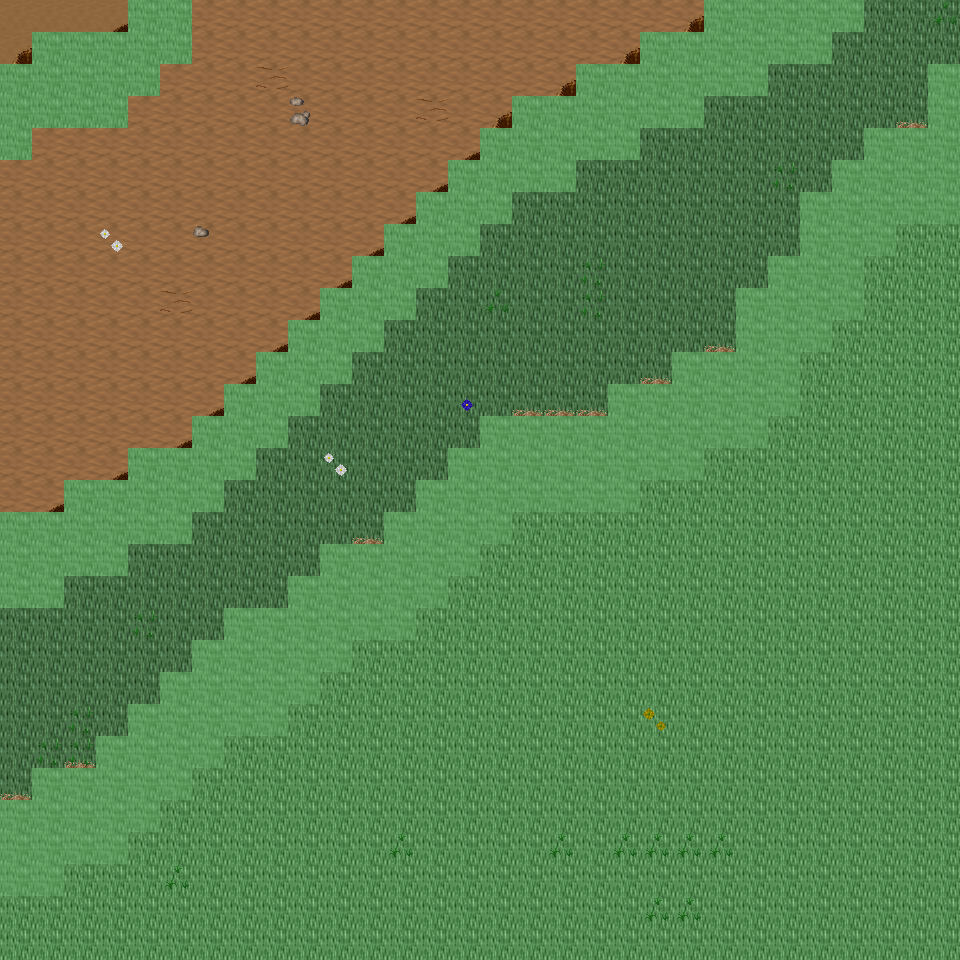

A level layout from a 2D game, rendered from its tile map. Below: a short description, then the map file with tile-grid data replaced by summaries:
An orthogonal 30x30 tile map with 32x32 px tiles, 6 tile layers (Ground, Object, Object2, Above, ...), 37 tilesets and 10 objects (10x mapExit).

<map version="1.0" orientation="orthogonal" renderorder="right-down" width="30" height="30" tilewidth="32" tileheight="32" nextobjectid="11">
  <tileset firstgid="1" name="tileset_ground_ground" tilewidth="32" tileheight="32" tilecount="33" columns="3">
    <image source="../drawable/tileset_ground_ground.png" width="96" height="352" />
  </tileset>
  <tileset firstgid="34" name="tileset_ground_ridge_earth_dark" tilewidth="32" tileheight="32" tilecount="96" columns="12">
    <image source="../drawable/tileset_ground_ridge_earth_dark.png" width="384" height="256" />
  </tileset>
  <tileset firstgid="130" name="tileset_ground_ridge_earth_pale" tilewidth="32" tileheight="32" tilecount="96" columns="12">
    <image source="../drawable/tileset_ground_ridge_earth_pale.png" width="384" height="256" />
  </tileset>
  <tileset firstgid="226" name="tileset_ground_earth_edges" tilewidth="32" tileheight="32" tilecount="18" columns="6">
    <image source="../drawable/tileset_ground_earth_edges.png" width="192" height="96" />
  </tileset>
  <tileset firstgid="244" name="tileset_ground_rock_pebbles" tilewidth="32" tileheight="32" tilecount="3" columns="1">
    <image source="../drawable/tileset_ground_rock_pebbles.png" width="32" height="96" />
  </tileset>
  <tileset firstgid="247" name="tileset_plant_grasses" tilewidth="32" tileheight="32" tilecount="6" columns="3">
    <image source="../drawable/tileset_plant_grasses.png" width="96" height="64" />
  </tileset>
  <tileset firstgid="253" name="tileset_plant_flower_daisy_yellow" tilewidth="32" tileheight="32" tilecount="8" columns="2">
    <image source="../drawable/tileset_plant_flower_daisy_yellow.png" width="64" height="128" />
  </tileset>
  <tileset firstgid="261" name="tileset_plant_bush_bushes" tilewidth="32" tileheight="32" tilecount="10" columns="5">
    <image source="../drawable/tileset_plant_bush_bushes.png" width="160" height="64" />
  </tileset>
  <tileset firstgid="271" name="tileset_plant_flower_daisy_red" tilewidth="32" tileheight="32" tilecount="8" columns="2">
    <image source="../drawable/tileset_plant_flower_daisy_red.png" width="64" height="128" />
  </tileset>
  <tileset firstgid="279" name="tileset_plant_tree_tree_darkgreen" tilewidth="32" tileheight="32" tilecount="88" columns="8">
    <image source="../drawable/tileset_plant_tree_tree_darkgreen.png" width="256" height="352" />
  </tileset>
  <tileset firstgid="367" name="tileset_plant_flower_daisy_blue" tilewidth="32" tileheight="32" tilecount="8" columns="2">
    <image source="../drawable/tileset_plant_flower_daisy_blue.png" width="64" height="128" />
  </tileset>
  <tileset firstgid="375" name="tileset_item_corpse_skull_pale" tilewidth="32" tileheight="32" tilecount="2" columns="2">
    <image source="../drawable/tileset_item_corpse_skull_pale.png" width="64" height="32" />
  </tileset>
  <tileset firstgid="377" name="tileset_plant_vine" tilewidth="32" tileheight="32" tilecount="3" columns="1">
    <image source="../drawable/tileset_plant_vine.png" width="32" height="96" />
  </tileset>
  <tileset firstgid="380" name="tileset_plant_flower_daisy_white" tilewidth="32" tileheight="32" tilecount="8" columns="2">
    <image source="../drawable/tileset_plant_flower_daisy_white.png" width="64" height="128" />
  </tileset>
  <tileset firstgid="388" name="tileset_item_corpse_huge_animal" tilewidth="32" tileheight="32" tilecount="16" columns="2">
    <image source="../drawable/tileset_item_corpse_huge_animal.png" width="64" height="256" />
  </tileset>
  <tileset firstgid="404" name="tileset_building_fence_fence_chunky" tilewidth="32" tileheight="32" tilecount="21" columns="3">
    <image source="../drawable/tileset_building_fence_fence_chunky.png" width="96" height="224" />
  </tileset>
  <tileset firstgid="425" name="tileset_ground_eye" tilewidth="32" tileheight="32" tilecount="9" columns="3">
    <image source="../drawable/tileset_ground_eye.png" width="96" height="96" />
  </tileset>
  <tileset firstgid="434" name="tileset_logic_creature_gnome" tilewidth="32" tileheight="32" tilecount="6" columns="6">
    <image source="../drawable/tileset_logic_creature_gnome.png" width="192" height="32" />
  </tileset>
  <tileset firstgid="440" name="tileset_logic_creature_animal" tilewidth="32" tileheight="32" tilecount="32" columns="8">
    <image source="../drawable/tileset_logic_creature_animal.png" width="256" height="128" />
  </tileset>
  <tileset firstgid="472" name="tileset_logic_collision" tilewidth="32" tileheight="32" tilecount="1" columns="1">
    <image source="../drawable/tileset_logic_collision.png" width="32" height="32" />
  </tileset>
  <tileset firstgid="473" name="tileset_plant_tree_taller_trees" tilewidth="32" tileheight="32" tilecount="32" columns="8">
    <image source="../drawable/tileset_plant_tree_taller_trees.png" width="256" height="128" />
  </tileset>
  <tileset firstgid="505" name="tileset_plant_tree_spruce" tilewidth="32" tileheight="32" tilecount="6" columns="2">
    <image source="../drawable/tileset_plant_tree_spruce.png" width="64" height="96" />
  </tileset>
  <tileset firstgid="511" name="tileset_ground_blue_paving" tilewidth="32" tileheight="32" tilecount="2" columns="1">
    <image source="../drawable/tileset_ground_blue_paving.png" width="32" height="64" />
  </tileset>
  <tileset firstgid="513" name="tileset_ground_grass_edges" tilewidth="32" tileheight="32" tilecount="36" columns="12">
    <image source="../drawable/tileset_ground_grass_edges.png" width="384" height="96" />
  </tileset>
  <tileset firstgid="549" name="tileset_ground_grass_corners" tilewidth="32" tileheight="32" tilecount="24" columns="6">
    <image source="../drawable/tileset_ground_grass_corners.png" width="192" height="128" />
  </tileset>
  <tileset firstgid="573" name="tileset_logic_item_fruits" tilewidth="32" tileheight="32" tilecount="10" columns="10">
    <image source="../drawable/tileset_logic_item_fruits.png" width="256" height="64" />
  </tileset>
  <tileset firstgid="583" name="tileset_building_house_pink_blue" tilewidth="32" tileheight="32" tilecount="99" columns="11">
    <image source="../drawable/tileset_building_house_pink_blue.png" width="352" height="288" />
  </tileset>
  <tileset firstgid="682" name="tileset_building_fence_stone_fence_white" tilewidth="32" tileheight="32" tilecount="9" columns="3">
    <image source="../drawable/tileset_building_fence_stone_fence_white.png" width="96" height="96" />
  </tileset>
  <tileset firstgid="691" name="tileset_plant_tree_pine_tree" tilewidth="32" tileheight="32" tilecount="20" columns="4">
    <image source="../drawable/tileset_plant_tree_pine_tree.png" width="128" height="160" />
  </tileset>
  <tileset firstgid="711" name="tileset_furniture_chair_bench_wooden" tilewidth="32" tileheight="32" tilecount="8" columns="2">
    <image source="../drawable/tileset_furniture_chair_bench_wooden.png" width="64" height="128" />
  </tileset>
  <tileset firstgid="719" name="tileset_item_postbox" tilewidth="32" tileheight="32" tilecount="4" columns="2">
    <image source="../drawable/tileset_item_postbox.png" width="64" height="64" />
  </tileset>
  <tileset firstgid="723" name="tileset_logic_portal" tilewidth="32" tileheight="32" tilecount="24" columns="8">
    <image source="../drawable/tileset_logic_portal.png" width="256" height="96" />
  </tileset>
  <tileset firstgid="747" name="tileset_furniture_light_lamp_blue" tilewidth="32" tileheight="32" tilecount="3" columns="1">
    <image source="../drawable/tileset_furniture_light_lamp_blue.png" width="32" height="96" />
  </tileset>
  <tileset firstgid="750" name="tileset_light_dim_light_7x5" tilewidth="32" tileheight="32" tilecount="35" columns="7">
    <image source="../drawable/tileset_light_dim_light_7x5.png" width="224" height="160" />
  </tileset>
  <tileset firstgid="785" name="tileset_light_light_5x5" tilewidth="32" tileheight="32" tilecount="25" columns="5">
    <image source="../drawable/tileset_light_light_5x5.png" width="160" height="160" />
  </tileset>
  <tileset firstgid="810" name="tileset_logic_creature_reptile" tilewidth="32" tileheight="32" tilecount="7" columns="7">
    <image source="../drawable/tileset_logic_creature_reptile.png" width="224" height="32" />
  </tileset>
  <tileset firstgid="817" name="tileset_plant_bushes_and_trees" tilewidth="32" tileheight="32" tilecount="144" columns="16">
    <image source="../drawable/tileset_plant_bushes_and_trees.png" width="512" height="289" />
  </tileset>
  <layer name="Ground" width="30" height="30">
    <data>[900 cells, 900 non-empty, 4 distinct tile ids]</data>
  </layer>
  <layer name="Object" width="30" height="30">
    <data>[900 cells, 237 non-empty, 20 distinct tile ids]</data>
  </layer>
  <layer name="Object2" width="30" height="30">
    <data>[900 cells, 27 non-empty, 8 distinct tile ids]</data>
  </layer>
  <layer name="Above" width="30" height="30">
    <data>[900 cells, 14 non-empty, 1 distinct tile ids]</data>
  </layer>
  <layer name="Above2" width="30" height="30">
    <data>[900 cells, 0 non-empty, 0 distinct tile ids]</data>
  </layer>
  <layer name="Walkable" width="30" height="30">
    <data>[900 cells, 210 non-empty, 1 distinct tile ids]</data>
  </layer>
  <objectgroup name="MapEvents">
    <object id="1" name="north" type="mapExit" x="0" y="0" width="128" height="32">
      <properties>
        <property name="map" value="level_0_x87_y78" />
        <property name="x" value="0" />
        <property name="y" value="28" />
      </properties>
    </object>
    <object id="2" name="north2" type="mapExit" x="192" y="0" width="512" height="32">
      <properties>
        <property name="map" value="level_0_x87_y78" />
        <property name="x" value="6" />
        <property name="y" value="28" />
      </properties>
    </object>
    <object id="3" name="north3" type="mapExit" x="864" y="0" width="96" height="32">
      <properties>
        <property name="map" value="level_0_x87_y78" />
        <property name="x" value="27" />
        <property name="y" value="28" />
      </properties>
    </object>
    <object id="4" name="south" type="mapExit" x="0" y="928" width="960" height="32">
      <properties>
        <property name="map" value="level_0_x87_y80" />
        <property name="x" value="0" />
        <property name="y" value="1" />
      </properties>
    </object>
    <object id="5" name="west" type="mapExit" x="0" y="0" width="32" height="64">
      <properties>
        <property name="map" value="level_0_x86_y79" />
        <property name="x" value="28" />
        <property name="y" value="0" />
      </properties>
    </object>
    <object id="6" name="west2" type="mapExit" x="0" y="160" width="32" height="352">
      <properties>
        <property name="map" value="level_0_x86_y79" />
        <property name="x" value="28" />
        <property name="y" value="5" />
      </properties>
    </object>
    <object id="7" name="west3" type="mapExit" x="0" y="608" width="32" height="192">
      <properties>
        <property name="map" value="level_0_x86_y79" />
        <property name="x" value="28" />
        <property name="y" value="19" />
      </properties>
    </object>
    <object id="8" name="west4" type="mapExit" x="0" y="896" width="32" height="64">
      <properties>
        <property name="map" value="level_0_x86_y79" />
        <property name="x" value="28" />
        <property name="y" value="28" />
      </properties>
    </object>
    <object id="9" name="east" type="mapExit" x="928" y="0" width="32" height="64">
      <properties>
        <property name="map" value="level_0_x88_y79" />
        <property name="x" value="1" />
        <property name="y" value="0" />
      </properties>
    </object>
    <object id="10" name="east2" type="mapExit" x="928" y="224" width="32" height="736">
      <properties>
        <property name="map" value="level_0_x88_y79" />
        <property name="x" value="1" />
        <property name="y" value="7" />
      </properties>
    </object>
  </objectgroup>
</map>
